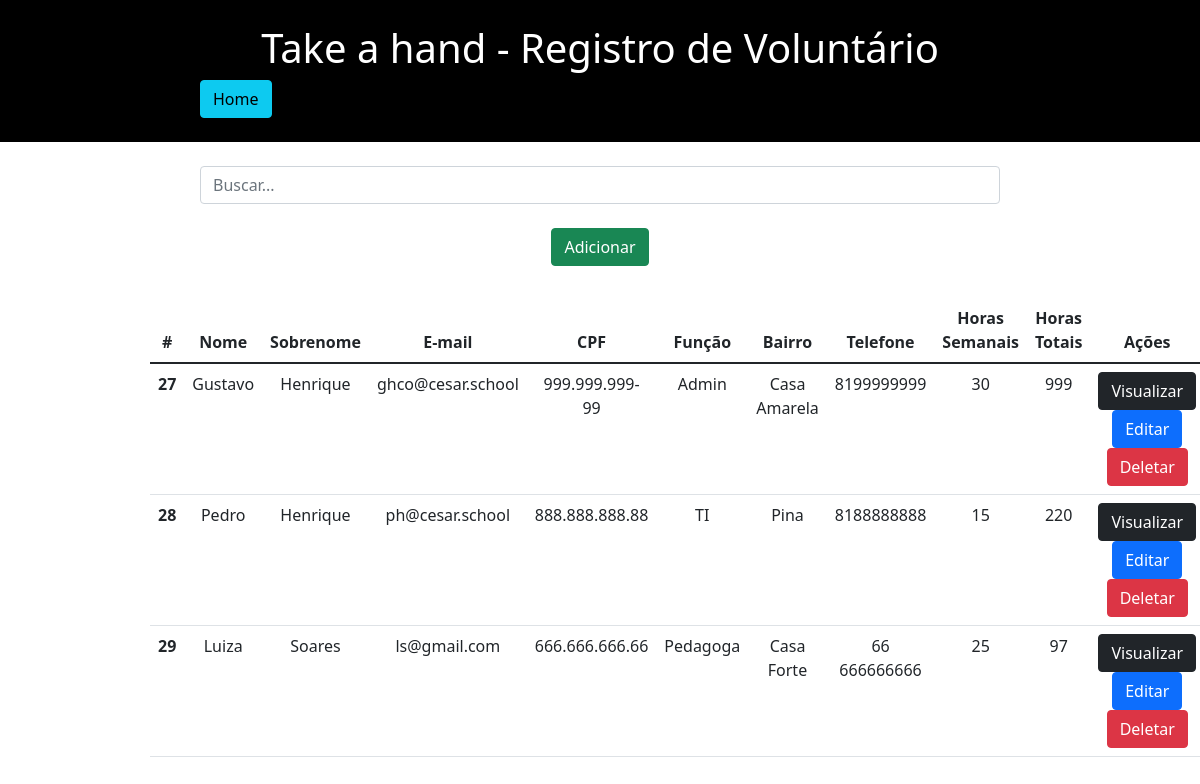
The page /crud/ on the database as committed earlier.
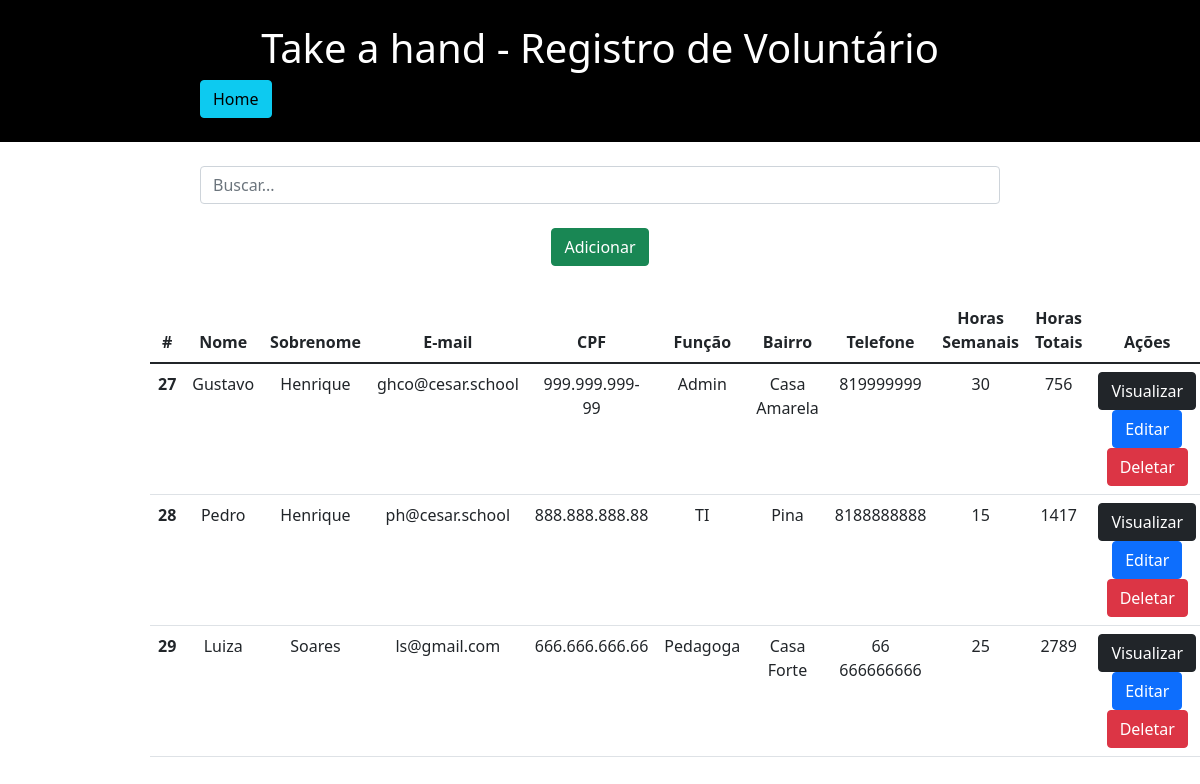
The same page on the database as committed later.
### ERP/models.py (models this page shows)
class Voluntarios(models.Model):
    nome = models.CharField(max_length=30)
    sobrenome = models.CharField(max_length=30)
    email = models.EmailField(max_length=30) # t
    cpf = models.CharField(max_length=30) # t
    funcao = models.CharField(max_length=30)
    bairro = models.CharField(max_length=30) # t
    telefone = models.CharField(max_length=30) # t
    horas_semanais = models.IntegerField()
    horas_contribuidas = models.IntegerField()

### ERP/views.py (the view)
# urls.py: path('crud/', crud, name='crud'),
def crud(request):
    data = {}
    search = request.GET.get('search')
    if search:
        data['db'] = Voluntarios.objects.filter(nome__icontains=search)
    else:
        data['db'] = Voluntarios.objects.all()
    return render(request, 'crud.html', data)

### ERP/templates/crud.html (shortened to what this page needs)
<!DOCTYPE html>
<html lang="pt-br">
<head>
	<link href="https://cdn.jsdelivr.net/npm/bootstrap@5.1.3/dist/css/bootstrap.min.css" rel="stylesheet">
</head>
<body>
	<div class="col-auto m-auto pt-4 pb-4 text-center bg-black text-white">
		<h1>Take a hand - Registro de Voluntário</h1>
		<div class="col-8 m-auto pt-0 pb-0 text-start">
			<a href="/" class="btn btn-info">Home</a>
		</div>
	</div>
	<div class="col-8 m-auto pt-4 pb-2 text-center">
		<form method="get">
			<input type="text" id="search" name="search" class="form-control" placeholder="Buscar...">
		</form>
	</div>
	<div class="col-8 m-auto pt-3 pb-2 text-center">
		<a href="/form" class="btn btn-success">Adicionar</a>
	</div>
	<div class="col-9 m-auto pt-4 pb-2 text-center">
		<table class="table">
			<thead class="thead-dark">
			  <tr>
				<th scope="col">#</th>
				<th scope="col">Nome</th>
				<th scope="col">Sobrenome</th>
				<th scope="col">E-mail</th>
				<th scope="col">CPF</th>
				<th scope="col">Função</th>
				<th scope="col">Bairro</th>
				<th scope="col">Telefone</th>
				<th scope="col">Horas Semanais</th>
				<th scope="col">Horas Totais</th>
				<th scope="col">Ações</th>
			  </tr>
			</thead>
			<tbody>
			{% for dbs in db%}
			  <tr>
				<th>{{dbs.id}}</th>
				<td>{{dbs.nome}}</td>
				<td>{{dbs.sobrenome}}</td>
				<td>{{dbs.email}}</td>
				<td>{{dbs.cpf}}</td>
				<td>{{dbs.funcao}}</td>
				<td>{{dbs.bairro}}</td>
				<td>{{dbs.telefone}}</td>
				<td>{{dbs.horas_semanais}}</td>
				<td>{{dbs.horas_contribuidas}}</td>
				<td>
					<a href="/view/{{dbs.id}}/" class="btn btn-dark">Visualizar</a>
					<a href="/edit/{{dbs.id}}/" class="btn btn-primary">Editar</a>
					<a href="/delete/{{dbs.id}}/" class="btn btn-danger btnDel">Deletar</a>
				</td>
			  </tr>
			{% endfor %}
		</table>
	</div>
     {% load static %}
 </body>
</html>

Rows that differ between the two databases and show on the page:
changed Voluntarios "Gustavo": telefone "8199999999" → "819999999"; horas_contribuidas "999" → "756"
changed Voluntarios "Pedro": horas_contribuidas "220" → "1417"
changed Voluntarios "Luiza": horas_contribuidas "97" → "2789"
